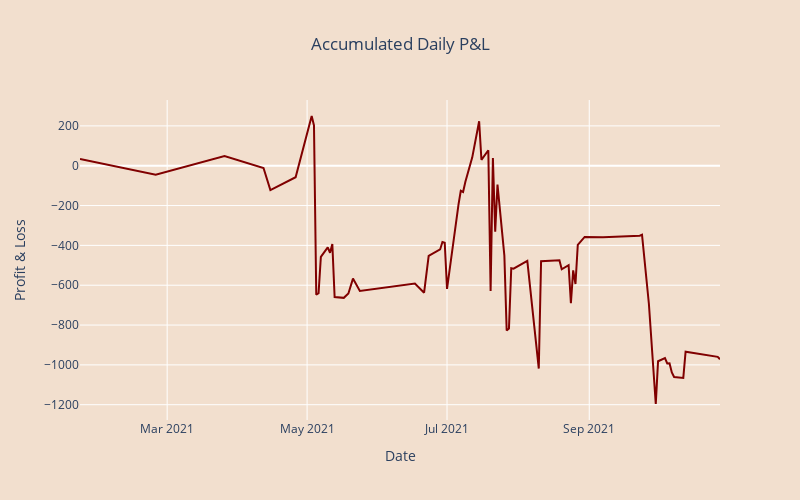

The notebook cell saved with this chart:
### Code cell
create_cumline_chart(data)
